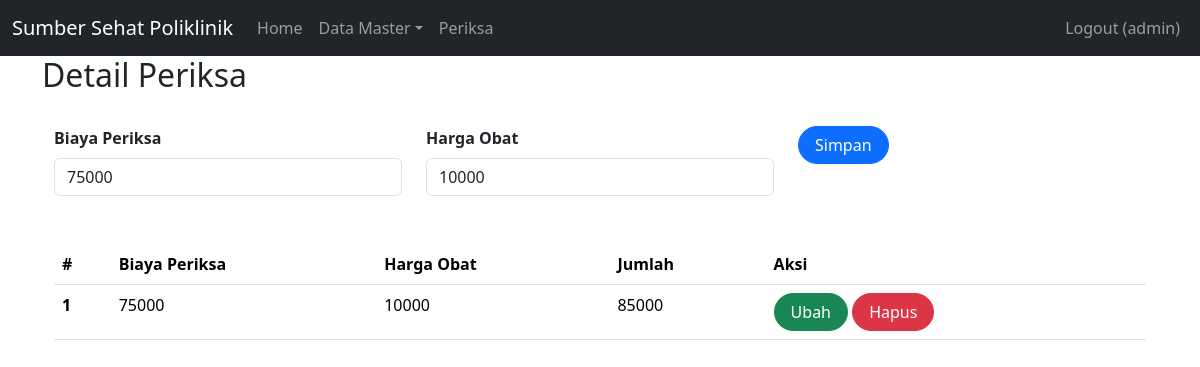
/index.php?page=detail_periksa (signed in), run on the app's committed database.
### tables this page shows
CREATE TABLE `detail_periksa` (
  `id` int(11) NOT NULL,
  `id_periksa` int(11) UNSIGNED NOT NULL,
  `id_obat` int(11) UNSIGNED NOT NULL
);

CREATE TABLE `periksa` (
  `id` int(11) UNSIGNED NOT NULL,
  `id_daftar_poli` int(11) UNSIGNED NOT NULL,
  `tgl_periksa` datetime NOT NULL,
  `catatan` text NOT NULL,
  `biaya_periksa` int(11) NOT NULL
);

CREATE TABLE `obat` (
  `id` int(11) UNSIGNED NOT NULL,
  `nama_obat` varchar(50) NOT NULL,
  `kemasan` varchar(35) NOT NULL,
  `harga` int(11) NOT NULL
);

### detail_periksa.php (the view, shortened to what this page needs)
<h2>Detail Periksa</h2>
<br>
<div class="container">
    <form class="form row" method="POST" action="" name="myForm" onsubmit="return(validate());">
        <?php
        $id_periksa = '';
        $id_obat = '';
        ?>
        <div class="col">
        <label for="inputNama" class="form-label fw-bold">
            Biaya Periksa
        </label>
        <select class="form-control" name="id_periksa">
        <?php
        $selected = '';
        $periksa = mysqli_query($mysqli, "SELECT * FROM Periksa");
        while ($data = mysqli_fetch_array($periksa)) {
            if ($data['id'] == $id_periksa) {
                $selected = 'selected="selected"';
            } else {
                $selected = '';
            }
        ?>
            <option value="<?php echo $data['id'] ?>" <?php echo $selected ?>><?php echo $data['biaya_periksa'] ?></option>
        <?php
        }
        ?>
    </select>
    </div>
    <div class="col">
        <label for="inputNama" class="form-label fw-bold">
        Harga Obat
        </label>
        <select class="form-control" name="id_obat">
        <?php
        $selected = '';
        $obat = mysqli_query($mysqli, "SELECT * FROM obat");
        while ($data = mysqli_fetch_array($obat)) {
            if ($data['id'] == $id_obat) {
                $selected = 'selected="selected"';
            } else {
                $selected = '';
            }
        ?>
            <option value="<?php echo $data['id'] ?>" <?php echo $selected ?>><?php echo $data['harga'] ?></option>
        <?php
        }
        ?>
    </select>
    </div>
    <div class="col">
        <button type="submit" class="btn btn-primary rounded-pill px-3" name="simpan">Simpan</button>
    </div>
    </form>
    <br>
    <br>
    <table class="table table-hover">
        <thead>
            <tr>
                <th scope="col">#</th>
                <th scope="col">Biaya Periksa</th>
                <th scope="col">Harga Obat</th>
                <th scope="col">Jumlah</th>
                <th scope="col">Aksi</th>
            </tr>
        </thead>
        <tbody>
            <?php
            $result = mysqli_query($mysqli, "SELECT detail_periksa.*,periksa.biaya_periksa as 'biaya_periksa', obat.harga as 'harga' FROM detail_periksa LEFT JOIN periksa ON (detail_periksa.id_periksa=periksa.id) LEFT JOIN obat ON (detail_periksa.id_obat=obat.id) ORDER BY id ASC");
            $no = 1;
            while ($data = mysqli_fetch_array($result)) {
                $total_biaya = $data['biaya_periksa'] + $data['harga'];
            ?>
                <tr>
                    <th scope="row"><?php echo $no++ ?></th>
                    <td><?php echo $data['biaya_periksa'] ?></td>
                    <td><?php echo $data['harga'] ?></td>
                    <td><?php echo $total_biaya ?></td>
                    <td>
                        <a class="btn btn-success rounded-pill px-3" href="index.php?page=detail_periksa&id=<?php echo $data['id'] ?>">Ubah</a>
                        <a class="btn btn-danger rounded-pill px-3" href="index.php?page=detail_periksa&id=<?php echo $data['id'] ?>&aksi=hapus">Hapus</a>
                    </td>
                </tr>
            <?php
            }
            ?>
        </tbody>
    </table>

### data on the page
detail_periksa: id_periksa.biaya_periksa "75000", id_obat.harga "10000", id_periksa.harga "85000"

### other printed values
$_SESSION['username'] "admin"
form field id_periksa "75000"
form field id_obat "10000"
